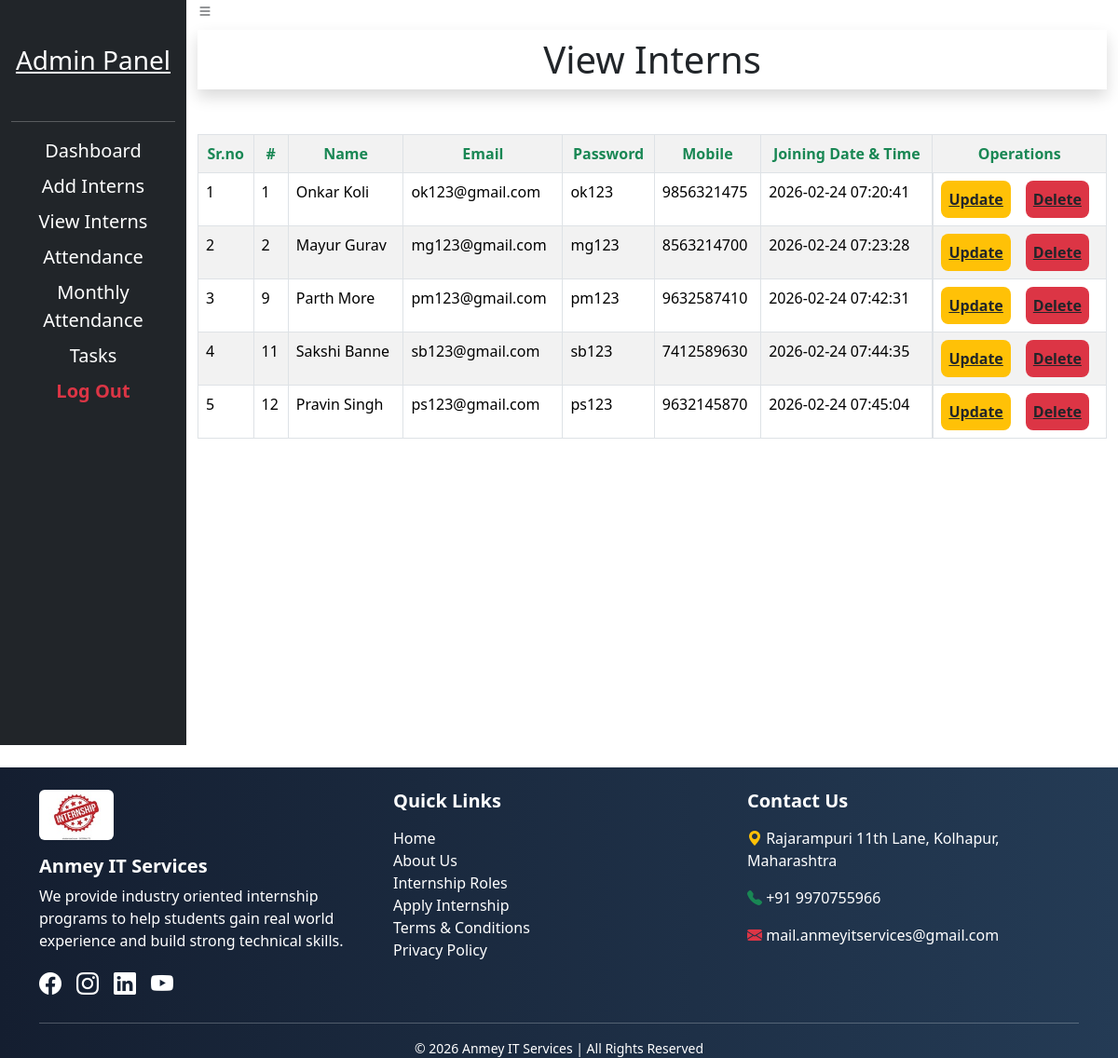
Screenshot of /admin/viewinterns.php with the database file from the repository.
### tables this page shows
CREATE TABLE `add_intern` (
  `id` int(10) NOT NULL,
  `name` varchar(255) NOT NULL,
  `email` varchar(255) NOT NULL,
  `password` varchar(255) NOT NULL,
  `mobile` varchar(15) NOT NULL,
  `created_at` timestamp NOT NULL DEFAULT current_timestamp()
);

### admin/viewinterns.php (the view, shortened to what this page needs)
<!DOCTYPE html>
<html lang="en">
<head>
    <link href="https://cdn.jsdelivr.net/npm/bootstrap@5.3.3/dist/css/bootstrap.min.css" rel="stylesheet">
    <link rel="stylesheet" href="https://cdnjs.cloudflare.com/ajax/libs/bootstrap-icons/1.13.1/font/bootstrap-icons.min.css"/>
</head>
<body>
<div>
    <div class="container-fluid">
        <div class="row">
            <?php include 'sidebar.php' ?>
            <div class="col-lg-10 col-md-10">
                <a href="#">
                <i class="bi bi-list text-dark"></i></a>
                <br>
                <h1 class="text-center mt-2 shadow p-2">View Interns</h1>
                <table class="mt-5 table table-striped table-bordered table-hover">
                    <tr>
                        <th class="text-center text-success">Sr.no</th>
                        <th class="text-center text-success">#</th>
                        <th class="text-center text-success">Name</th>
                        <th class="text-center text-success">Email</th>
                        <th class="text-center text-success">Password</th>
                        <th class="text-center text-success">Mobile</th>
                        <th class="text-center text-success">Joining Date & Time</th>
                        <th class="text-center text-success">Operations</th>
                    </tr>
                <?php
                    include 'connect.php';
                    $sql = "SELECT * FROM `add_intern`";
                    $result = mysqli_query($conn, $sql);
                    $i=1;
                    if(mysqli_num_rows($result) > 0)
                    {
                        while($row = mysqli_fetch_assoc($result))
                        {
                            ?>
                                <tr>
                                    <td><?php echo $i ?></td>
                                    <td><?=$row['id'];?></td>
                                    <td><?=$row['name'];?></td>
                                    <td><?=$row['email'];?></td>
                                    <td><?=$row['password'];?></td>
                                    <td><?=$row['mobile'];?></td>
                                    <td><?=$row['created_at'];?></td>
                                    <td class="d-flex gap-3">
                                    <a href="admin_update.php?id=<?php echo $row['id']; ?>"
                                    class="bg-warning fw-bold text-dark p-2 rounded-3">
                                        Update
                                    </a>
                                    <a href="admin_delete.php?id=<?php echo $row['id']; ?>"
                                    class="bg-danger fw-bold p-2 rounded-3 text-dark">
                                        Delete
                                    </a>
                                </td>
                                </tr>
                            <?php
                            $i++;
                        }
                    }
                ?>
                </table>
            </div>
        </div>
    </div>
</div>
<?php include '../footer.php' ?>
</body>
</html>

### rows the page displays
add_intern: id "1", name "Onkar Koli", email "ok123@gmail.com", password "ok123", mobile "9856321475", created_at "2026-02-24 07:20:41"
add_intern: id "2", name "Mayur Gurav", email "mg123@gmail.com", password "mg123", mobile "8563214700", created_at "2026-02-24 07:23:28"
add_intern: id "9", name "Parth More", email "pm123@gmail.com", password "pm123", mobile "9632587410", created_at "2026-02-24 07:42:31"
add_intern: id "11", name "Sakshi Banne", email "sb123@gmail.com", password "sb123", mobile "7412589630", created_at "2026-02-24 07:44:35"
add_intern: id "12", name "Pravin Singh", email "ps123@gmail.com", password "ps123", mobile "9632145870", created_at "2026-02-24 07:45:04"
